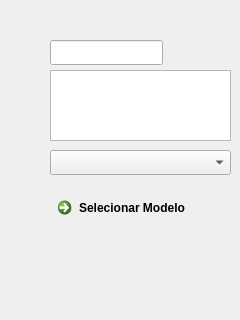
<?xml version="1.0" encoding="UTF-8"?>
<ui version="4.0">
 <class>Dialog</class>
 <widget class="QDialog" name="Dialog">
  <property name="geometry">
   <rect>
    <x>0</x>
    <y>0</y>
    <width>240</width>
    <height>320</height>
   </rect>
  </property>
  <property name="windowTitle">
   <string>EPI</string>
  </property>
  <widget class="QLineEdit" name="lineEdit">
   <property name="geometry">
    <rect>
     <x>50</x>
     <y>40</y>
     <width>113</width>
     <height>25</height>
    </rect>
   </property>
  </widget>
  <widget class="QPlainTextEdit" name="plainTextEdit">
   <property name="geometry">
    <rect>
     <x>50</x>
     <y>70</y>
     <width>181</width>
     <height>71</height>
    </rect>
   </property>
  </widget>
  <widget class="QComboBox" name="comboBox">
   <property name="geometry">
    <rect>
     <x>50</x>
     <y>150</y>
     <width>181</width>
     <height>25</height>
    </rect>
   </property>
  </widget>
  <widget class="QCommandLinkButton" name="commandLinkButton">
   <property name="geometry">
    <rect>
     <x>50</x>
     <y>190</y>
     <width>177</width>
     <height>41</height>
    </rect>
   </property>
   <property name="text">
    <string>Selecionar Modelo</string>
   </property>
  </widget>
 </widget>
 <resources/>
 <connections/>
</ui>
